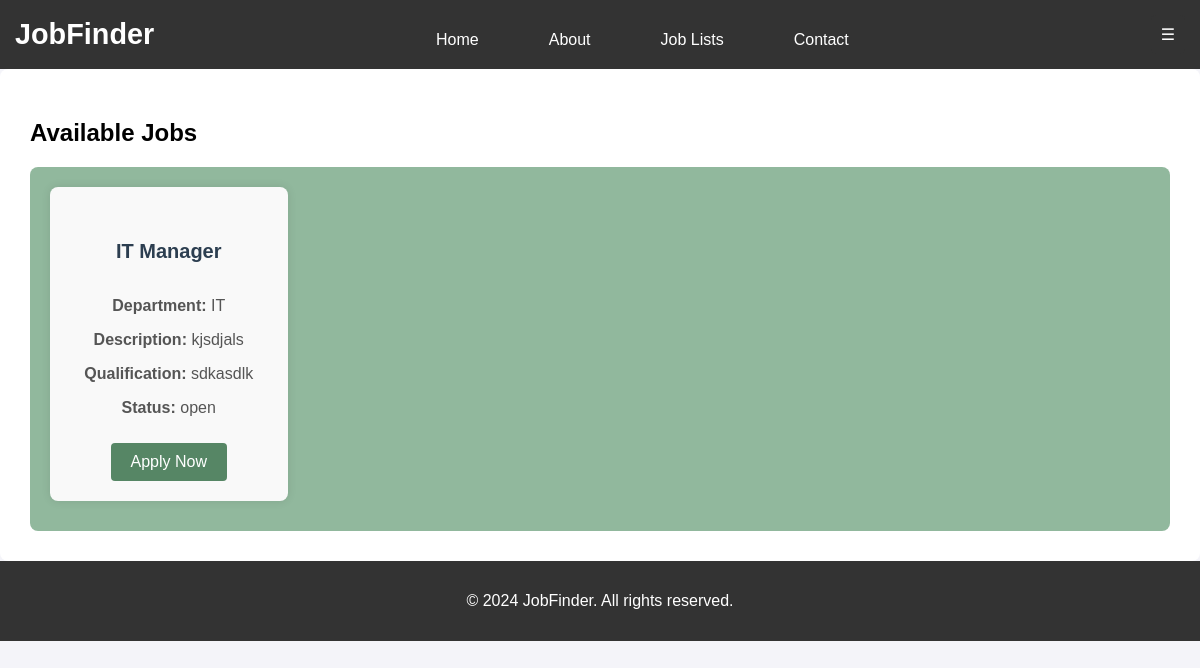
Screenshot of /joblist_web/jobs.php with the database file from the repository.
### tables this page shows
CREATE TABLE `jobposting` (
  `JobID` int(11) NOT NULL,
  `PositionID` int(11) NOT NULL,
  `DepartmentID` int(11) NOT NULL,
  `JobDesc` text NOT NULL,
  `JobQual` text NOT NULL,
  `JobStatus` enum('open','closed') NOT NULL DEFAULT 'open'
);

CREATE TABLE `position` (
  `PositionID` int(11) NOT NULL,
  `Title` varchar(100) NOT NULL,
  `BaseSalary` decimal(10,2) NOT NULL,
  `DepartmentID` int(11) NOT NULL
);

CREATE TABLE `department` (
  `DepartmentID` int(11) NOT NULL,
  `Name` varchar(100) NOT NULL
);

### joblist_web/jobs.php (the view, shortened to what this page needs)
<?php
require_once '../config/config.php';
try {
    $stmt = $conn->query("
        SELECT
            jp.JobID,
            p.Title AS PositionTitle,
            d.Name AS Department,
            jp.JobDesc,
            jp.JobQual,
            jp.JobStatus
        FROM Jobposting jp
        JOIN Department d ON jp.DepartmentID = d.DepartmentID
        JOIN Position p ON jp.PositionID = p.PositionID
        WHERE jp.JobStatus = 'Open';
    ");
    $jobDetails = $stmt->fetchAll(PDO::FETCH_ASSOC);
} catch (PDOException $e) {
    echo "SQL Error: " . $e->getMessage();
    $jobDetails = [];
}
?>
<!DOCTYPE html>
<html lang="en">
<head>
    <link rel="stylesheet" href="styles.css">
</head>
<body>
    <header>
        <h1>JobFinder</h1>
        <ul class="nav-links">
            <li><a href="homeweb.php">Home</a></li>
            <li><a href="about.php">About</a></li>
            <li><a href="jobs.php" class="active">Job Lists</a></li>
            <li><a href="contact.php">Contact</a></li>
        </ul>
        <div class="dropdown">
            <button class="dropdown-toggle">☰</button>
        </div>
    </header>
    <main>
    <h2 class="text-center">Available Jobs</h2>
        <div class="job-list">
            <?php foreach ($jobDetails as $job): ?>
                <div class="job-item">
                    <h5><?= htmlspecialchars($job['PositionTitle']) ?></h5>
                    <p><strong>Department:</strong> <?= htmlspecialchars($job['Department']) ?></p>
                    <p><strong>Description:</strong> <?= htmlspecialchars($job['JobDesc']) ?></p>
                    <p><strong>Qualification:</strong> <?= htmlspecialchars($job['JobQual']) ?></p>
                    <p><strong>Status:</strong> <?= htmlspecialchars($job['JobStatus']) ?></p>
                    <a href="../admin_dashboard/application_form.php?JobID=<?= htmlspecialchars($job['JobID']) ?>" class="btn">Apply Now</a>
                </div>
            <?php endforeach; ?>
        </div>
    </main>
    <footer>
        <p>&copy; 2024 JobFinder. All rights reserved.</p>
    </footer>
</body>
</html>

### joblist_web/styles.css (style rules this page uses)
body { font-family: 'Arial', sans-serif; margin: 0; padding: 0; box-sizing: border-box; background-color: #91b89d; }
header { background-color: #333; color: white; padding: 15px 20px; display: flex; justify-content: space-between; align-items: center; }
header h1 { margin: 0; font-size: 1.8em; }
.nav-links { list-style: none; display: flex; gap: 20px; margin: 0; padding: 0; }
.nav-links li a { color: white; text-decoration: none; padding: 8px 15px; border-radius: 5px; transition: background-color 0.3s ease; }
ul { list-style: none; margin: 0; padding: 0; }
.job-list { display: grid; grid-template-columns: repeat(3, 1fr); gap: 20px; padding: 20px; max-width: 1200px; margin: 20px auto; border-radius: 8px; background-color: #91b89d; text-align: center; grid-template-columns: repeat(4, 1fr); gap: 50px; }
.job-item { background-color: #f6f9f7; padding: 20px; border-radius: 8px; box-shadow: 0 0 10px rgba(0, 0, 0, 0.1); transition: transform 0.3s; }
.job-item h5 { color: #2c3e50; font-size: 20px; }
.job-item p { font-size: 16px; color: #555; }
.job-item a { display: inline-block; margin-top: 10px; padding: 10px 20px; background-color: #568665; color: #fff; text-decoration: none; border-radius: 4px; text-align: center; }
button { background-color: #28a745; color: white; border: none; padding: 10px 20px; cursor: pointer; border-radius: 5px; transition: background-color 0.3s; }
@media (max-width: 1480px) { header { padding: 12px 2.5%; transition: .1s; } }
header { background: var(--bg-color); }
footer { background-color: #333; color: white; text-align: center; padding: 15px 10px; margin-top: 44px 14px; }

### joblist_web/jobs.php (style rules this page uses)
body { font-family: Arial, sans-serif; background-color: #f4f4f9; margin: 0; padding: 0; }
header { background-color: #333; color: #fff; padding: 15px; text-align: center; }
header h1 { margin: 0; }
.nav-links { list-style: none; padding: 0; text-align: center; margin-top: 10px; }
.nav-links li { display: inline; margin-right: 20px; }
.nav-links li a { color: #fff; text-decoration: none; font-size: 16px; }
.dropdown { position: relative; display: inline-block; }
.dropdown-toggle { background-color: #333; color: #fff; border: none; padding: 10px; font-size: 16px; cursor: pointer; }
main { padding: 30px; max-width: 1200px; margin: 0 auto; background-color: #fff; border-radius: 8px; }
.job-list { margin: 0; }
.job-item { background-color: #f9f9f9; padding: 20px; margin-bottom: 10px; border-radius: 8px; box-shadow: 0 0 10px rgba(0, 0, 0, 0.1); gap: 6px; }
.job-item p { font-size: 16px; color: #555; }
footer { background-color: #333; color: #fff; text-align: center; padding: 15px; position: relative; }

### rows the page displays
jobposting: PositionID.Title "IT Manager", DepartmentID.Name "IT", JobDesc "kjsdjals", JobQual "sdkasdlk", JobStatus "open"
